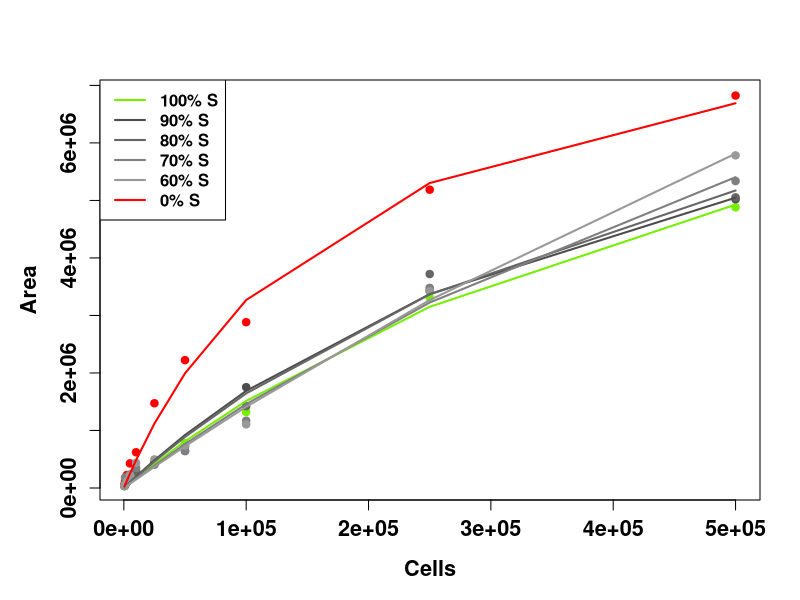
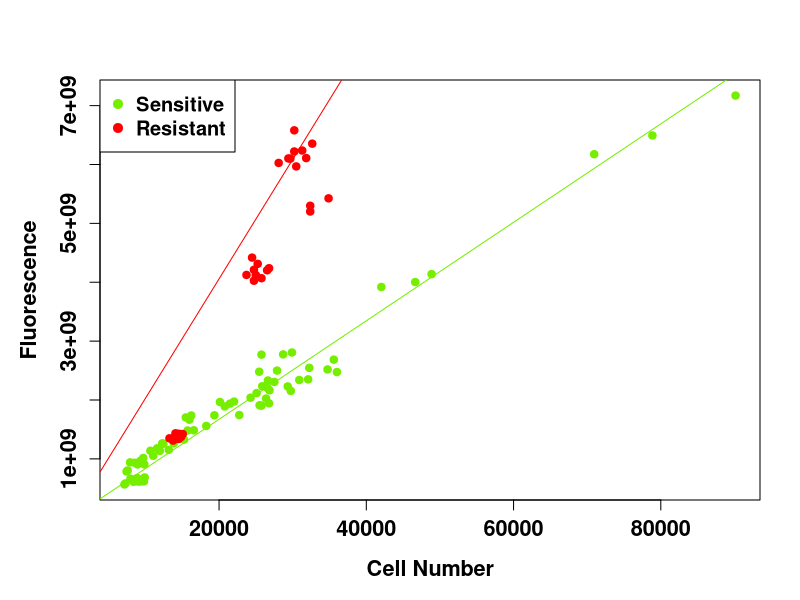

These charts were generated, in order, by the following R code:
# The growth curves for MCF7 cells are tricky

mcf7cols <- c("chartreuse2","red")
names(mcf7cols) <- c("S","R")
gmn <- read.csv("../DATA/growth_curves_feb25_2021.csv",header=TRUE)

tmp <- t(gmn[,3:ncol(gmn)])
tmp <- as.data.frame(tmp)
tmp <- cbind(Cells=as.numeric(substr(rownames(tmp),2,nchar(rownames(tmp)))),tmp)
rownames(tmp) <- NULL
pcts <- c(100,90,80,70,60,0)
colnms <- paste0("S",rep(pcts,each=3),"_",rep(1:3,length(pcts)))
names(tmp) <- c("Cells",colnms)
gmn <- tmp

# The sprawling R cells are glued back together by the S cells, so we
# can use an overall correction based solely on the S cells.

mean2 <- function(x) mean(na.omit(x))
S100nms <- c("S100_1","S100_2","S100_3")
S90nms <- c("S90_1","S90_2","S90_3")
S80nms <- c("S80_1","S80_2","S80_3")
S70nms <- c("S70_1","S70_2","S70_3")
S60nms <- c("S60_1","S60_2","S60_3")
S0nms <- c("S0_1","S0_2","S0_3")

gmn$S100ave <- apply(gmn[,S100nms],1,mean2)
gmn$S90ave <- apply(gmn[,S90nms],1,mean2)
gmn$S80ave <- apply(gmn[,S80nms],1,mean2)
gmn$S70ave <- apply(gmn[,S70nms],1,mean2)
gmn$S60ave <- apply(gmn[,S60nms],1,mean2)
gmn$S0ave <- apply(gmn[,S0nms],1,mean2)
gmn$Save <- apply(gmn[,c(S100nms,S90nms,S80nms,S70nms,S60nms)],1,mean2)

newgm <- gmn[,c("Cells","S100ave","S90ave","S80ave","S70ave","S60ave","S0ave","Save")]
  
# Fit each of the sets with a Michaelis-Menten curve
gmells <- gmn$Cells
gfit <- function(x) {
 K <- x[1]
 A <- x[2]
 sum((A*tmp$Cells/(K+tmp$Cells)-tmp$Area)^2)
}

fitdat <- data.frame(pct=pcts,K=0,A=0)
for (ipct in 1:length(pcts)) {
  pct <- pcts[ipct]
  gtnms <- paste0("S",pct,"_",1:3)
  tmp <- matrix(unlist(gmn[,gtnms]),3*length(gmells),1)
  tmp <- data.frame(Cells=rep(gmells,3),Area=tmp)
  tmp <- subset(tmp,is.na(tmp$Area)==FALSE)
  Kstart <- mean(gmells)
  Astart <- max(tmp$Area)
  tmp.fit <- optim(c(Kstart,Astart),gfit)
  fitdat[ipct,c("K","A")] <-tmp.fit$par
}

# Fit to all the points with S cells
gtnms <- paste0("S",rep(pcts,each=3),"_",1:3)
tmp <- matrix(unlist(gmn[,gtnms]),3*length(pcts)*length(gmells),1)
tmp <- data.frame(Cells=rep(gmells,3*length(pcts)),Area=tmp)
tmp <- subset(tmp,is.na(tmp$Area)==FALSE)
Kstart <- mean(gmells)
Astart <- max(tmp$Area)
all.fit <- optim(c(Kstart,Astart),gfit)$par

cols <- c(mcf7cols["S"],"gray30","gray40","gray50","gray60",mcf7cols["R"])

# Superimpose the MM fits
mmfun <- function(x) A*x/(K+x)
for (ipct in 1:length(pcts)) {
  K <- fitdat$K[ipct]
  A <- fitdat$A[ipct]
}
K <- all.fit[1]
A <- all.fit[2]

# Now define it as a function
AS <- function(C) all.fit[2]*C/(all.fit[1]+C)
AR <- function(C) fitdat$A[fitdat$pct==0]*C/(fitdat$K[fitdat$pct==0]+C)

# Might as well save the inverse
ASinv <- function(A) all.fit[1]*A/(all.fit[2]-A)
ARinv <- function(A) (fitdat$K[fitdat$pct==0]*A)/(fitdat$A[fitdat$pct==0]-A)

# Huzzah, now we can use these in FACT!


############################
########  Areas ############
############################

# This has a different structure, and we'll just make the ones with
# different proportions into different replicates

days <- c(0, 4, 7, 11, 14, 18)
Areasm <- read.csv("../DATA/AreanewMCF7.csv",header=FALSE)
Fractionsm <- read.csv("../DATA/FractionnewMCF7.csv",header=FALSE)
Sfluorsm <- read.csv("../DATA/MCF7_Sfluor.csv",header=FALSE)
Rfluorsm <- read.csv("../DATA/MCF7_Rfluor.csv",header=FALSE)
Areasm[,1] <- days
Fractionsm[,1] <- days
Sfluorsm[,1] <- days
Rfluorsm[,1] <- days

# Fix the names: This has 4 ribo doses, and 7 initial conditions
tmp <- c("day",rep(c(rep("R000",3),
               rep("R015",3),
               rep("R024",3),
               rep("R050",3)),7))
tmp2 <- c("",c(rep(".S0",12),rep(".R0",12),rep(paste0(".M",1:5),each=12)))
tmp3 <- c("",rep(1:3,28))
colnms <- paste0(tmp,tmp2,tmp3)
names(Areasm) <- colnms
names(Fractionsm) <- colnms
names(Sfluorsm) <- colnms
names(Rfluorsm) <- colnms

Scolnms <- colnms[substr(colnms,6,6)=="S"]
Rcolnms <- colnms[substr(colnms,6,6)=="R"]
Mcolnms <- colnms[substr(colnms,6,6)=="M"]

# Fluorescence analysis from the LY2 file
# Replace the NA's with 0's in the fluorescence data
Sfluorsm[is.na(Sfluorsm)] <- 0
Rfluorsm[is.na(Rfluorsm)] <- 0

# Make fractions and see what happens
rawFractionsm <- Areasm
rawFractionsm <- Sfluorsm/(Sfluorsm+Rfluorsm)
rawFractionsm$day <- days

Scolnms <- colnms[substr(colnms,6,6)=="S"]
Rcolnms <- colnms[substr(colnms,6,6)=="R"]
Mcolnms <- colnms[substr(colnms,6,6)=="M"]
M1colnms <- Mcolnms[substr(Mcolnms,7,7)=="1"]
M2colnms <- Mcolnms[substr(Mcolnms,7,7)=="2"]
M3colnms <- Mcolnms[substr(Mcolnms,7,7)=="3"]
M4colnms <- Mcolnms[substr(Mcolnms,7,7)=="4"]
M5colnms <- Mcolnms[substr(Mcolnms,7,7)=="5"]

# Invert areas to total numbers
Totalsm <- Areasm
Totalsm[,Scolnms] <- ASinv(Totalsm[,Scolnms])
Totalsm[,Rcolnms] <- ARinv(Totalsm[,Rcolnms])
Totalsm[,Mcolnms] <- ASinv(Totalsm[,Mcolnms])

# Make the figure 
pdf("MCF7fits.pdf")

  par(mar=c(5,5,4,2),font=2, font.axis=2, font.lab=2,
#      font.main=2,family="Arial")
    font.main=2)
  faxissize <- 1.2
  flabsize <- 1.7
  fnamesize <- 1.7
  cols <- c(mcf7cols["S"],"gray30","gray40","gray50","gray60",mcf7cols["R"])
  plot(S0ave ~ Cells,newgm,col=cols[6],pch=19,type="p",
       xlab="Cells",ylab="Area",cex.lab=1.3,cex.axis=1.3)
  points(S100ave ~ Cells,newgm,col=cols[1],pch=19,type="p")
  points(S90ave ~ Cells,newgm,col=cols[2],pch=19,type="p")
  points(S80ave ~ Cells,newgm,col=cols[3],pch=19,type="p")
  points(S70ave ~ Cells,newgm,col=cols[4],pch=19,type="p")
  points(S60ave ~ Cells,newgm,col=cols[5],pch=19,type="p")
  legend("topleft",c("100% S","90% S","80% S","70% S","60% S","0% S"),
         col=cols,lwd=2)
# Superimpose the MM fits
  mmfun <- function(x) A*x/(K+x)
  for (ipct in 1:length(pcts)) {
    K <- fitdat$K[ipct]
    A <- fitdat$A[ipct]
    lines(mmfun(Cells) ~ Cells,newgm,col=cols[ipct],lwd=2)
  }
  K <- all.fit[1]
  A <- all.fit[2]

  plot(unlist(Totalsm[,Scolnms]),unlist(Sfluorsm[,Scolnms]),
       pch=19,col=mcf7cols["S"],
       xlab="Cell Number",ylab="Fluorescence",cex.lab=1.3,cex.axis=1.3)
  points(unlist(Totalsm[,Rcolnms]),unlist(Rfluorsm[,Rcolnms]),
       pch=19,col=mcf7cols["R"])
  Stmpm.lm <- lm(unlist(Sfluorsm[,Scolnms])~unlist(Totalsm[,Scolnms])-1)
  summary(Stmpm.lm)
  abline(Stmpm.lm,col=mcf7cols["S"])
  Rtmpm.lm <- lm(unlist(Rfluorsm[,Rcolnms])~unlist(Totalsm[,Rcolnms])-1)
  summary(Rtmpm.lm)
  abline(Rtmpm.lm,col=mcf7cols["R"])
  legend("topleft",c("Sensitive","Resistant"),pch=19,col=mcf7cols,cex=1.2)

dev.off()
